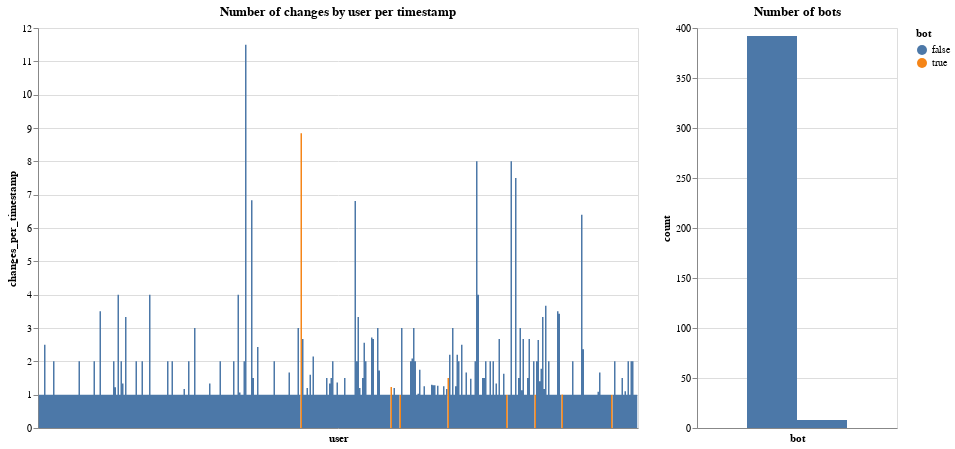

Notebook cell for this chart:
### Markdown cell above
## Avg number of changes done by user per timestamp

### Code cell
from datetime import datetime

df['timestamp_parsed'] = df.timestamp.map(lambda x: datetime.fromtimestamp(x))

avg_changes_per_timestamp = df[['user', 'timestamp']].value_counts().groupby('user').mean().reset_index()
avg_changes_per_timestamp.columns = ['user', 'changes_per_timestamp']
avg_changes_per_timestamp['bot'] = avg_changes_per_timestamp.user.map(lambda x: gd_dict[x])

np.random.seed(42)
sample_df = avg_changes_per_timestamp.sample(min(avg_changes_per_timestamp.shape[0], 400))

chart_counts = alt.Chart(sample_df).mark_area(
    interpolate='step'
).encode(
    x = alt.X('user', axis=alt.Axis(labels=False, ticks=False)),
    
    y = alt.Y('changes_per_timestamp:Q'),
    color = alt.Color('bot:N'),
    tooltip = [alt.Tooltip('user'), alt.Tooltip('changes_per_timestamp:Q')]
).properties(
    width = 600,
    height = 400,
    title = 'Number of changes by user per timestamp'
)

chart_bots = alt.Chart(sample_df).mark_area(
    interpolate='step'
).encode(
    x = alt.X('bot:N', axis=alt.Axis(labels=False, ticks=False)),
    y = alt.Y('count()', title='count'),
    tooltip = [alt.Tooltip('count()', title='No of users')]
).properties(
    width = 200,
    height = 400,
    title = 'Number of bots'
)

chart_counts | chart_bots

### Figure 1 — Vega-Lite specification as saved in the notebook (floating-point values rounded to 4 significant figures; data arrays with more than 128 entries replaced by an {"elided": "..."} marker saying what was removed)
{"config": {"view": {"continuousWidth": 400, "continuousHeight": 300}}, "hconcat": [{"mark": {"type": "area", "interpolate": "step"}, "encoding": {"color": {"type": "nominal", "field": "bot"}, "tooltip": [{"type": "nominal", "field": "user"}, {"type": "quantitative", "field": "changes_per_timestamp"}], "x": {"type": "nominal", "axis": {"labels": false, "ticks": false}, "field": "user"}, "y": {"type": "quantitative", "field": "changes_per_timestamp"}}, "height": 400, "title": "Number of changes by user per timestamp", "width": 600}, {"mark": {"type": "area", "interpolate": "step"}, "encoding": {"tooltip": [{"type": "quantitative", "aggregate": "count", "title": "No of users"}], "x": {"type": "nominal", "axis": {"labels": false, "ticks": false}, "field": "bot"}, "y": {"type": "quantitative", "aggregate": "count", "title": "count"}}, "height": 400, "title": "Number of bots", "width": 200}], "data": {"name": "data-0ffb648c149a41a612c81bd1c3609426"}, "$schema": "https://vega.github.io/schema/vega-lite/v4.8.1.json", "datasets": {"data-0ffb648c149a41a612c81bd1c3609426": {"elided": "400 records"}}}
